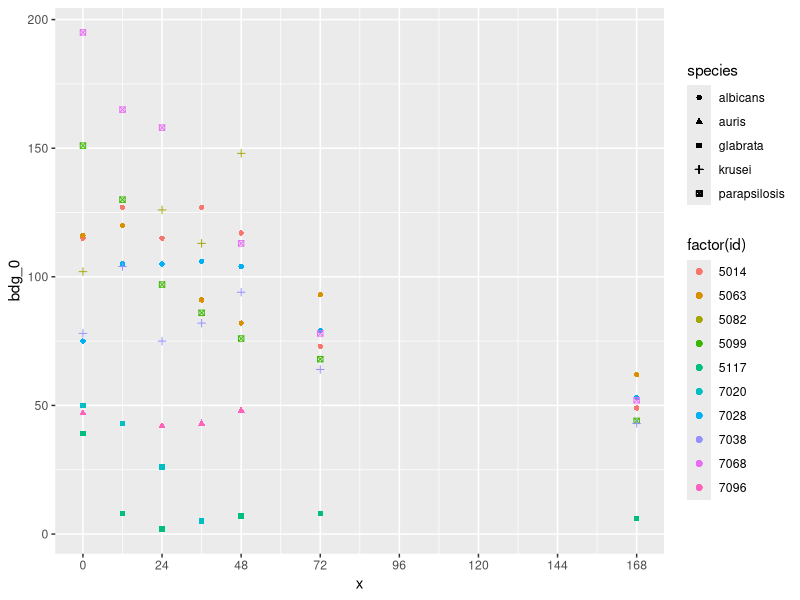
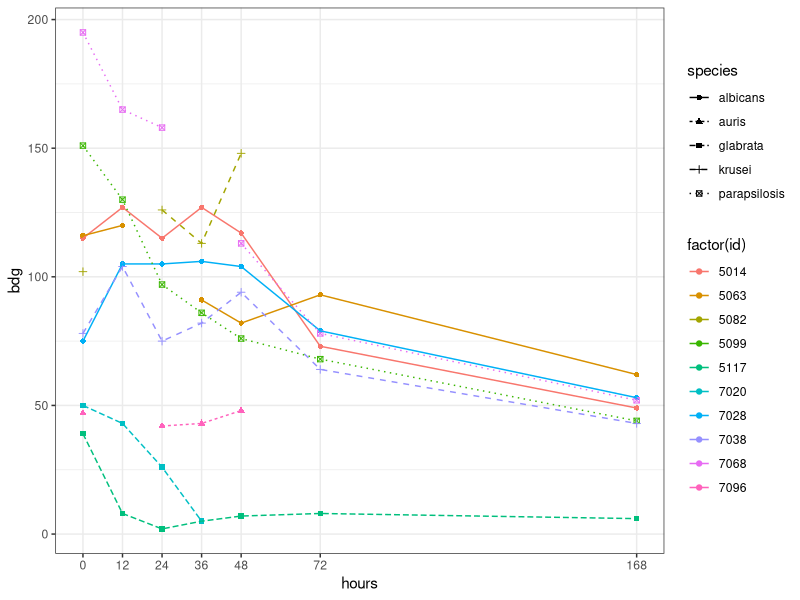

Write R code to recreate these figures, in order. (Note: this script raises an error after producing the figures.)
## ---- chunk 1
(
  ambulances <- data.frame(
  County = c("Derby", "Bedford", "Norfolk", "Merseyside", "Cheshire", "Hampshire", "Kent", "Plymouth", "Swindon", "Wiltshire"),
  Region = c("East Midlands", "East of England", "East of England", "NW", "North West", "South East", "South East", "South West", "South West", "South West"),
  `How many patients with a pre hospital diagnosis of suspected STEMI confirmed on ECG?` = c("104", "105", "266", "140", "188", "No data", "236", "78", "190", "70"))
  )
## ---- chunk 2
# Your code here 👇

## ---- chunk 3
library(readxl)
library(tidyverse)
## ---- chunk 4
site5 <- read_excel("data/candidaemias.xlsx", sheet = "site5")
site7 <- read_excel("data/candidaemias.xlsx", sheet = "site7")
site8 <- read_excel("data/candidaemias.xlsx", sheet = "site8")
cfupcr <- read_excel("data/candidaemias.xlsx", sheet = "cfupcr")
demographics <- read_excel("data/candidaemias.xlsx", sheet = "demographics")
meds <- read_excel("data/candidaemias.xlsx", sheet = "meds")
outcomes <- read_excel("data/candidaemias.xlsx", sheet = "outcomes")
## ---- chunk 5
site5
site7
## ---- chunk 6
lab <- bind_rows(site5, site7)

lab
## ---- chunk 7
lab
outcomes
## ---- chunk 8
left_join(lab, outcomes, by = "id")
right_join(lab, outcomes, by = "id")
inner_join(lab, outcomes, by = "id")
full_join(lab, outcomes, by = "id")
## ---- chunk 9
left_join(lab, meds, by = "id")
## ---- chunk 10
lab |>
    ggplot(aes(shape = species, colour = factor(id))) +
    geom_point(aes(x = 0, y = bdg_0)) +
    geom_point(aes(x = 12, y = bdg_12)) +
    geom_point(aes(x = 24, y = bdg_24)) +
    geom_point(aes(x = 36, y = bdg_36)) +
    geom_point(aes(x = 48, y = bdg_48)) +
    geom_point(aes(x = 72, y = bdg_72)) +
    geom_point(aes(x = 168, y = bdg_168)) +
    scale_x_continuous(breaks = seq(0, 168, 24))
## ---- chunk 11
lab |> pivot_longer(cols = starts_with("bdg"),
                    names_to = "hours",
                    values_to = "bdg")
## ---- chunk 12
lab_long <- lab |>
  pivot_longer(starts_with("bdg"),
               names_to = "hours",
               names_prefix = "bdg_",
               values_to = "bdg") |>
  mutate(hours = as.numeric(hours))

lab_long
## ---- chunk 13
lab_long |>
  ggplot(aes(x = hours, y = bdg)) +
  geom_point(aes(shape = species, colour = factor(id))) +
  geom_line(aes(linetype = species, colour = factor(id))) +
  theme_bw() +
  scale_x_continuous(breaks = c(0, 12, 24, 36, 48, 72, 168)) +
  theme(panel.grid.minor.x = element_blank())
## ---- chunk 14
# Just run this chunk to generate the data
# No need to understand this code if you're short in time

s_america <- tibble(
  country = c("Brazil", "Colombia", "Bolivia (Plurinational State of)",
              "Argentina", "Venezuela (Bolivarian Republic of)", "Uruguay",
              "Paraguay", "Ecuador", "Peru", "Suriname", "Guyana", "Chile"),
  popul = c(216182201, 52571220, 12039798, 46148799, 27360459,
            3501838, 7335451, 18331909, 34234477, 598919, 794910, 19682578))

tb_amer <- tidyr::who |>
  filter(year == 2010, country %in% s_america$country) |> 
  select(country, pulmonary = new_sp_f2534, extrapulm = new_ep_f2534)

tb_amer
## ---- chunk 15
ggplot(tb_amer, aes( # complete here
                    )) + 
  geom_bar(stat = "identity")
## ---- chunk 16
cfupcr
## ---- chunk 17
cfupcr |> 
  pivot_longer(!id,
               names_to = c(".value", "sample"),
               names_sep = "_")
## ---- chunk 18
meds
## ---- chunk 19
meds |>
  pivot_wider(id_cols = !key,
              names_from = "antifungal",
              values_from = "days")

## ---- chunk 20
tb_eur <-  tidyr::who |> 
  filter(!is.na(new_sp_m3544), iso3 %in% c("DEU", "FRA", "GBR", "ITA", "ESP"), year %in% seq(1995, 2010, 5)) |> 
  select(country = iso3, year, new_cases = new_sp_m3544)
 
tb_eur
## ---- chunk 21
# Trial
bind_rows(lab, site8)

# Fix
site8 |> rename(species = isolate) |> 
  bind_rows(lab)
## ---- chunk 22
# Q1
lab_demographics <- left_join(lab, demographics, by = "id")

# Q2
lab_demographics |>
  ggplot(aes(age, bdg_0, shape = species)) + 
  geom_point()
## ---- chunk 23
# Q1
# `lab` contained 10 rows, but the new dataset has to 15 rows. Some IDs are now duplicated, and the same happened with values in the BDG columns.

# Q2
# This is because `meds` contained more than 1 row per participant, if that participant received more than 1 antifungal drug. 
## ---- chunk 24
# Q1
ggplot(tb_amer, aes(y = country, x = pulmonary)) + 
  geom_bar(stat = "identity")
# You can either plot pulmonary OR extrapulmonary cases, not both, because they're not in the same column

# Q2
tb_amer |>
  pivot_longer(-country, names_to = "site", values_to = "new_cases") |>
  ggplot(aes(y = country, x = new_cases, fill = site)) + 
  geom_bar(stat = "identity")

tb_amer |>
  # Q3
  left_join(s_america, by = "country") |>
  # Q4
  mutate(incidence_per100k = 100000 * (pulmonary + extrapulm) / popul) |> 
  # Q5
  ggplot(aes(x = incidence_per100k, y = country)) + 
  geom_bar(stat = "identity")
## ---- chunk 25
# Q1
tb_eur |> pivot_wider(names_from = year,
                      values_from = new_cases,
                      # Q2
                      names_prefix = "new_TB_35-44M_")
